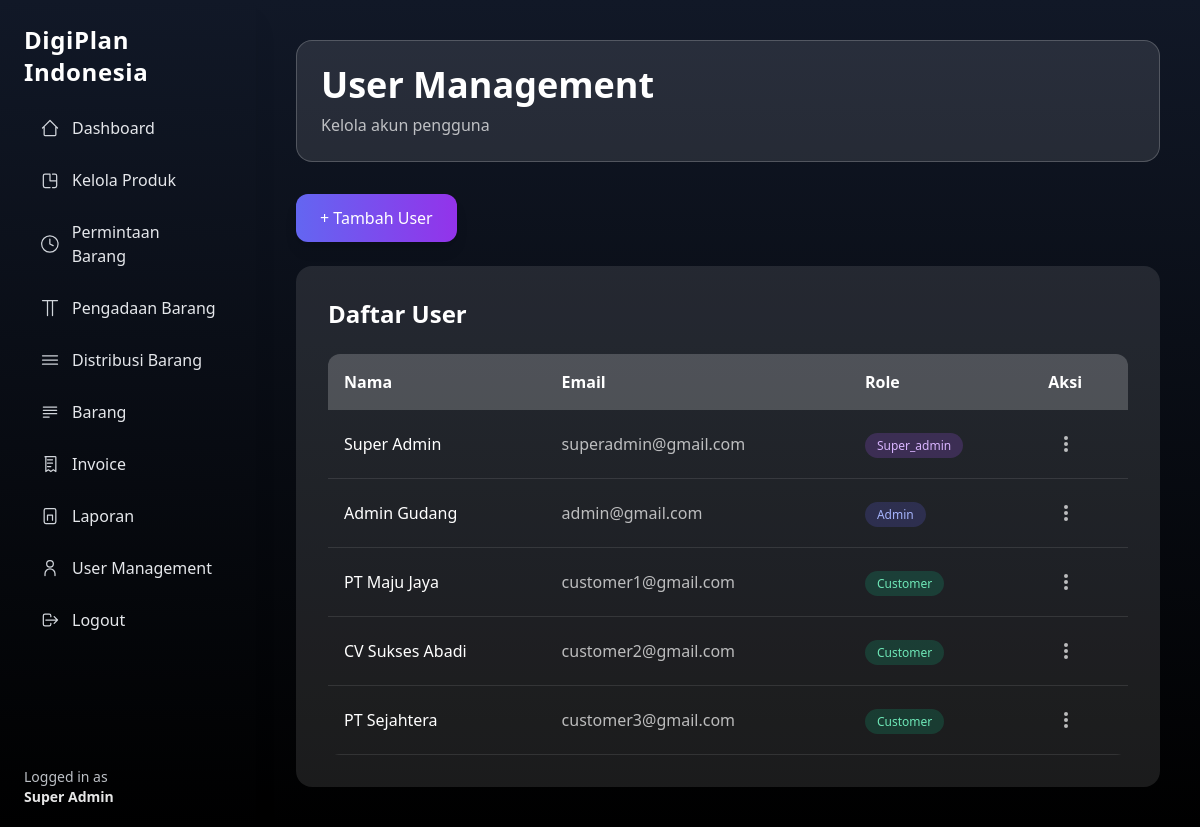
/superadmin/user-management.php (signed in), run on the app's committed database.
### tables this page shows
CREATE TABLE users (
  id INT AUTO_INCREMENT PRIMARY KEY,
  name VARCHAR(100),
  email VARCHAR(100) UNIQUE,
  password VARCHAR(255),
  role_id INT,
  created_at TIMESTAMP DEFAULT CURRENT_TIMESTAMP,
  deleted_at DATETIME DEFAULT NULL,
  FOREIGN KEY (role_id) REFERENCES roles(id)
);

CREATE TABLE roles (
  id INT AUTO_INCREMENT PRIMARY KEY,
  name VARCHAR(50) NOT NULL
);

### superadmin/user-management.php (the view, shortened to what this page needs)
<?php
require '../include/conn.php';
$users = mysqli_query($conn, "
  SELECT u.*, r.name AS role_name
  FROM users u
  JOIN roles r ON u.role_id = r.id
  WHERE u.deleted_at IS NULL
  ORDER BY u.created_at DESC
");
?>
<!DOCTYPE html>
<html lang="id">
<head>
  <script src="https://cdn.tailwindcss.com"></script>
</head>
<body class="bg-gradient-to-b from-gray-900 to-black text-white">
  <?php include '../include/layouts/sidebar-superadmin.php'; ?>
  <main class="ml-64 p-10">
    <div class="max-w-7xl mx-auto">
      <div class="bg-white/10 border border-white/20 p-6 rounded-2xl mb-8">
        <h1 class="text-4xl font-bold mb-2">User Management</h1>
        <p class="text-white/70">Kelola akun pengguna</p>
      </div>
      <?php if (!isset($_GET['edit']) && !isset($_GET['tambah'])): ?>
        <a href="?tambah=1"
          class="inline-flex mb-6 px-6 py-3 bg-gradient-to-r from-indigo-500 to-purple-600 rounded-xl shadow-lg hover:scale-105 transition">
          + Tambah User
        </a>
      <?php endif; ?>
      <div class="bg-white/10 p-8 rounded-2xl">
        <h2 class="text-2xl font-semibold mb-6">Daftar User</h2>
        <div class="rounded-xl overflow-hidden">
          <table class="w-full border-collapse">
            <thead>
              <tr class="bg-white/20">
                <th class="p-4 text-left">Nama</th>
                <th class="p-4 text-left">Email</th>
                <th class="p-4 text-left">Role</th>
                <th class="p-4 text-left">Aksi</th>
              </tr>
            </thead>
            <tbody>
              <?php while ($u = mysqli_fetch_assoc($users)): ?>
                <tr class="border-b border-white/10 hover:bg-white/5">
                  <td class="p-4 font-medium"><?= $u['name']; ?></td>
                  <td class="p-4 text-white/70"><?= $u['email']; ?></td>
                  <td class="p-4">
                    <span class="px-3 py-1 text-xs rounded-full
                    <?= $u['role_name'] === 'super_admin' ? 'bg-purple-500/20 text-purple-300' : '' ?>
                    <?= $u['role_name'] === 'admin' ? 'bg-indigo-500/20 text-indigo-300' : '' ?>
                    <?= $u['role_name'] === 'customer' ? 'bg-emerald-500/20 text-emerald-300' : '' ?>">
                      <?= ucfirst($u['role_name']); ?>
                    </span>
                  </td>
                  <td class="p-4">
                    <button
                      onclick="openDropdown(event, <?= $u['id']; ?>)"
                      class="p-2 rounded-lg hover:bg-white/10 text-white/70 hover:text-white transition">
                      <svg class="w-5 h-5" fill="currentColor" viewBox="0 0 20 20">
                        <path d="M10 6a2 2 0 110-4 2 2 0 010 4zM10 12a2 2 0 110-4 2 2 0 010 4zM10 18a2 2 0 110-4 2 2 0 010 4z"></path>
                      </svg>
                    </button>
                  </td>
                </tr>
              <?php endwhile; ?>
            </tbody>
          </table>
        </div>
      </div>
    </div>
  </main>
</body>
</html>

### data on the page
users: name "Super Admin", email "superadmin@gmail.com", role.name "Super_admin"
users: name "Admin Gudang", email "admin@gmail.com", role.name "Admin"
users: name "PT Maju Jaya", email "customer1@gmail.com", role.name "Customer"
users: name "CV Sukses Abadi", email "customer2@gmail.com", role.name "Customer"
users: name "PT Sejahtera", email "customer3@gmail.com", role.name "Customer"

### other printed values
$_SESSION['name'] "Super Admin"
